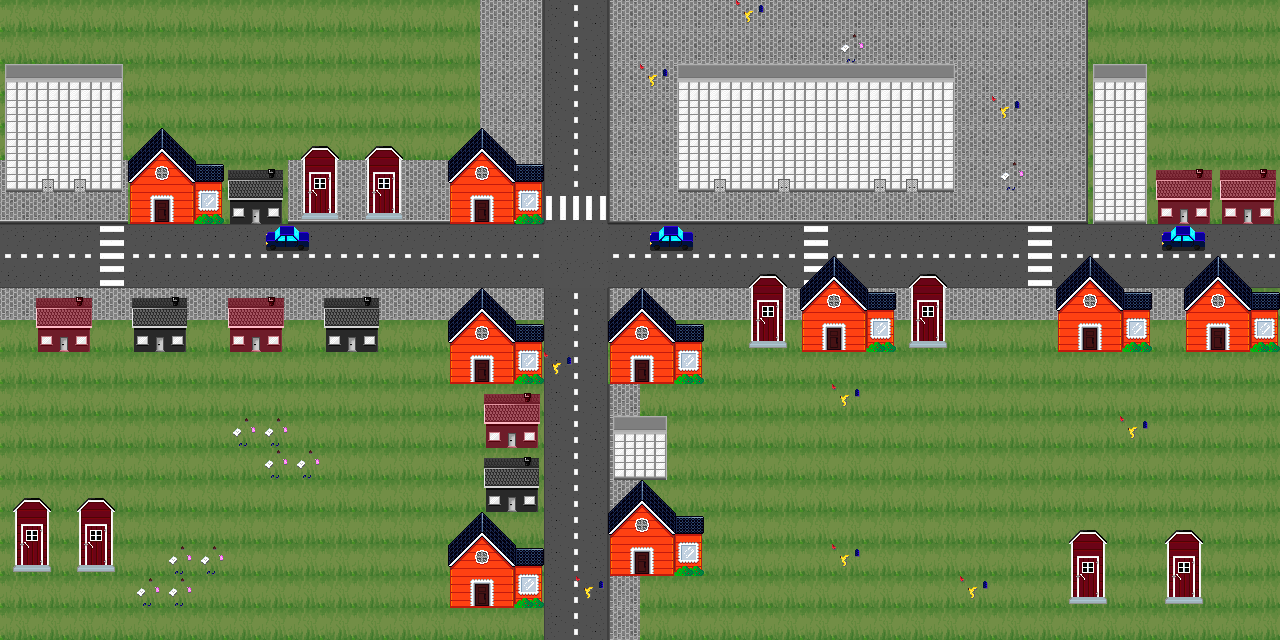

Rendered tile map (Tiled .tmx) drawn with the repository's tilesets; below, a short description and the full map source, tile grids included:
An orthogonal 40x20 tile map with 32x32 px tiles, 3 tile layers (bg, objects, trash).

<map version="1.2" tiledversion="1.3.3" orientation="orthogonal" renderorder="right-down" width="40" height="20" tilewidth="32" tileheight="32" infinite="0" nextlayerid="4" nextobjectid="1">
 <tileset firstgid="1" source="prototiled.tsx" />
 <layer id="1" name="bg" width="40" height="20">
  <data encoding="csv">
55,55,55,55,55,55,55,55,55,55,55,55,55,55,55,42,62,4,14,41,42,42,42,42,42,42,42,42,42,42,42,42,42,62,55,55,55,55,55,55,
55,55,55,55,55,55,55,55,55,55,55,55,55,55,55,42,62,4,14,41,42,42,42,42,42,42,42,42,42,42,42,42,42,62,55,55,55,55,55,55,
55,55,55,55,55,55,55,55,55,55,55,55,55,55,55,42,62,4,14,41,42,42,42,42,42,42,42,42,42,42,42,42,42,62,55,55,55,55,55,55,
55,55,55,55,55,55,55,55,55,55,55,55,55,55,55,42,62,4,14,41,42,42,55,55,55,55,55,55,55,42,42,42,42,62,55,55,55,55,55,55,
55,55,55,55,55,55,55,55,55,55,55,55,55,55,55,42,62,4,14,41,42,42,55,55,55,55,55,55,55,42,42,42,42,62,55,55,55,55,55,55,
42,42,42,42,55,55,55,55,55,42,42,42,42,42,42,42,62,4,14,41,42,42,55,55,55,55,55,55,55,42,42,42,42,62,55,55,55,55,55,55,
51,51,51,51,55,55,55,55,55,51,51,51,51,51,51,51,52,4,14,61,61,55,55,55,55,55,55,55,55,55,55,55,55,52,55,55,55,55,55,55,
5,5,5,3,5,5,5,5,5,5,5,5,5,5,5,5,5,6,6,5,5,5,5,5,5,3,5,5,5,5,5,5,3,5,5,5,5,5,5,5,
15,15,15,2,15,15,15,15,15,15,15,15,15,15,15,15,15,6,6,15,15,15,15,15,15,2,15,15,15,15,15,15,2,15,15,15,15,15,15,15,
42,42,42,42,42,42,42,42,42,42,42,42,42,42,42,42,42,4,14,41,42,42,42,42,42,42,42,42,42,42,42,42,42,42,42,42,42,42,42,55,
55,55,55,55,55,55,55,55,55,55,55,55,55,55,55,55,55,4,14,55,55,55,55,55,55,55,55,55,55,55,55,55,55,55,55,55,55,55,55,55,
55,55,55,55,55,55,55,55,55,55,55,55,55,55,55,55,55,4,14,55,55,55,55,55,55,55,55,55,55,55,55,55,55,55,55,55,55,55,55,55,
55,55,55,55,55,55,55,55,55,55,55,55,55,55,55,55,55,4,14,41,55,55,55,55,55,55,55,55,55,55,55,55,55,55,55,55,55,55,55,55,
55,55,55,55,55,55,55,55,55,55,55,55,55,55,55,55,55,4,14,41,55,55,55,55,55,55,55,55,55,55,55,55,55,55,55,55,55,55,55,55,
55,55,55,55,55,55,55,55,55,55,55,55,55,55,55,55,55,4,14,41,55,55,55,55,55,55,55,55,55,55,55,55,55,55,55,55,55,55,55,55,
55,55,55,55,55,55,55,55,55,55,55,55,55,55,55,55,55,4,14,41,55,55,55,55,55,55,55,55,55,55,55,55,55,55,55,55,55,55,55,55,
55,55,55,55,55,55,55,55,55,55,55,55,55,55,55,55,55,4,14,41,55,55,55,55,55,55,55,55,55,55,55,55,55,55,55,55,55,55,55,55,
55,55,55,55,55,55,55,55,55,55,55,55,55,55,55,55,55,4,14,41,55,55,55,55,55,55,55,55,55,55,55,55,55,55,55,55,55,55,55,55,
55,55,55,55,55,55,55,55,55,55,55,55,55,55,55,55,55,4,14,41,55,55,55,55,55,55,55,55,55,55,55,55,55,55,55,55,55,55,55,55,
55,55,55,55,55,55,55,55,55,55,55,55,55,55,55,55,55,4,14,41,55,55,55,55,55,55,55,55,55,55,55,55,55,55,55,55,55,55,55,55
</data>
 </layer>
 <layer id="2" name="objects" width="40" height="20">
  <data encoding="csv">
0,0,0,0,0,0,0,0,0,0,0,0,0,0,0,0,0,0,0,0,0,0,0,0,0,0,0,0,0,0,0,0,0,0,0,0,0,0,0,0,
0,0,0,0,0,0,0,0,0,0,0,0,0,0,0,0,0,0,0,0,0,0,0,0,0,0,0,0,0,0,0,0,0,0,0,0,0,0,0,0,
22,11,11,23,0,0,0,0,0,0,0,0,0,0,0,0,0,0,0,0,0,22,11,11,11,11,11,11,11,23,0,0,0,0,22,23,0,0,0,0,
26,28,28,27,0,0,0,0,0,0,0,0,0,0,0,0,0,0,0,0,0,26,28,28,28,28,28,28,28,27,0,0,0,0,26,27,0,0,0,0,
26,28,28,27,71,72,73,0,0,74,75,74,75,0,71,72,73,0,0,0,0,26,28,28,28,28,28,28,28,27,0,0,0,0,26,27,0,0,0,0,
32,1,1,33,81,82,83,43,44,84,85,84,85,0,81,82,83,0,0,0,0,32,1,21,1,21,21,1,1,33,0,0,0,0,26,27,24,25,24,25,
0,0,0,0,91,92,93,53,54,94,95,94,95,0,91,92,93,12,13,0,51,51,51,51,51,51,51,51,51,51,51,51,51,0,32,33,34,35,34,35,
0,0,0,0,0,0,0,0,63,64,0,0,0,0,0,0,0,0,0,0,63,64,0,0,0,0,0,0,0,0,0,0,0,0,0,0,63,64,0,0,
0,0,0,0,0,0,0,0,0,0,0,0,0,0,0,0,0,0,0,0,0,0,0,74,75,71,72,73,74,75,0,0,0,71,72,73,0,71,72,73,
0,24,25,0,43,44,0,24,25,0,43,44,0,0,71,72,73,0,0,71,72,73,0,84,85,81,82,83,84,85,0,0,0,81,82,83,0,81,82,83,
0,34,35,0,53,54,0,34,35,0,53,54,0,0,81,82,83,0,0,81,82,83,0,94,95,91,92,93,94,95,0,0,0,91,92,93,0,91,92,93,
0,0,0,0,0,0,0,0,0,0,0,0,0,0,91,92,93,16,0,91,92,93,0,0,0,0,0,0,0,0,0,0,0,0,0,0,0,0,0,0,
0,0,0,0,0,0,0,0,0,0,0,0,0,0,0,24,25,0,0,0,0,0,0,0,0,0,0,0,0,0,0,0,0,0,0,0,0,0,0,0,
0,0,0,0,0,0,0,0,0,0,0,0,0,0,0,34,35,0,0,22,23,0,0,0,0,0,0,0,0,0,0,0,0,0,0,0,0,0,0,0,
0,0,0,0,0,0,0,0,0,0,0,0,0,0,0,43,44,0,0,32,33,0,0,0,0,0,0,0,0,0,0,0,0,0,0,0,0,0,0,0,
74,75,74,75,0,0,0,0,0,0,0,0,0,0,0,53,54,0,0,71,72,73,0,0,0,0,0,0,0,0,0,0,0,0,0,0,0,0,0,0,
84,85,84,85,0,0,0,0,0,0,0,0,0,0,71,72,73,0,0,81,82,83,0,0,0,0,0,0,0,0,0,0,0,74,75,0,74,75,0,0,
94,95,94,95,0,0,0,0,0,0,0,0,0,0,81,82,83,0,0,91,92,93,0,0,0,0,0,0,0,0,0,0,0,84,85,0,84,85,0,0,
0,0,0,0,0,0,0,0,0,0,0,0,0,0,91,92,93,0,16,0,0,0,0,0,0,0,0,0,0,0,0,0,0,94,95,0,94,95,0,0,
0,0,0,0,0,0,0,0,0,0,0,0,0,0,0,0,0,0,0,0,0,0,0,0,0,0,0,0,0,0,0,0,0,0,0,0,0,0,0,0
</data>
 </layer>
 <layer id="3" name="trash" width="40" height="20">
  <data encoding="csv">
0,0,0,0,0,0,0,0,0,0,0,0,0,0,0,0,0,0,0,0,0,0,0,16,0,0,0,0,0,0,0,0,0,0,0,0,0,0,0,0,
0,0,0,0,0,0,0,0,0,0,0,0,0,0,0,0,0,0,0,0,0,0,0,0,0,0,36,0,0,0,0,0,0,0,0,0,0,0,0,0,
0,0,0,0,0,0,0,0,0,0,0,0,0,0,0,0,0,0,0,0,16,0,0,0,0,0,0,0,0,0,0,0,0,0,0,0,0,0,0,0,
0,0,0,0,0,0,0,0,0,0,0,0,0,0,0,0,0,0,0,0,0,0,0,0,0,0,0,0,0,0,0,16,0,0,0,0,0,0,0,0,
0,0,0,0,0,0,0,0,0,0,0,0,0,0,0,0,0,0,0,0,0,0,0,0,0,0,0,0,0,0,0,0,0,0,0,0,0,0,0,0,
0,0,0,0,0,0,0,0,0,0,0,0,0,0,0,0,0,0,0,0,0,0,0,0,0,0,0,0,0,0,0,36,0,0,0,0,0,0,0,0,
0,0,0,0,0,0,0,0,0,0,0,0,0,0,0,0,0,0,0,0,0,0,0,0,0,0,0,0,0,0,0,0,0,0,0,0,0,0,0,0,
0,0,0,0,0,0,0,0,0,0,0,0,0,0,0,0,0,0,0,0,0,0,0,0,0,0,0,0,0,0,0,0,0,0,0,0,0,0,0,0,
0,0,0,0,0,0,0,0,0,0,0,0,0,0,0,0,0,0,0,0,0,0,0,0,0,0,0,0,0,0,0,0,0,0,0,0,0,0,0,0,
0,0,0,0,0,0,0,0,0,0,0,0,0,0,0,0,0,0,0,0,0,0,0,0,0,0,0,0,0,0,0,0,0,0,0,0,0,0,0,0,
0,0,0,0,0,0,0,0,0,0,0,0,0,0,0,0,0,0,0,0,0,0,0,0,0,0,0,0,0,0,0,0,0,0,0,0,0,0,0,0,
0,0,0,0,0,0,0,0,0,0,0,0,0,0,0,0,0,0,0,0,0,0,0,0,0,0,0,0,0,0,0,0,0,0,0,0,0,0,0,0,
0,0,0,0,0,0,0,0,0,0,0,0,0,0,0,0,0,0,0,0,0,0,0,0,0,0,16,0,0,0,0,0,0,0,0,0,0,0,0,0,
0,0,0,0,0,0,0,36,36,0,0,0,0,0,0,0,0,0,0,0,0,0,0,0,0,0,0,0,0,0,0,0,0,0,0,16,0,0,0,0,
0,0,0,0,0,0,0,0,36,36,0,0,0,0,0,0,0,0,0,0,0,0,0,0,0,0,0,0,0,0,0,0,0,0,0,0,0,0,0,0,
0,0,0,0,0,0,0,0,0,0,0,0,0,0,0,0,0,0,0,0,0,0,0,0,0,0,0,0,0,0,0,0,0,0,0,0,0,0,0,0,
0,0,0,0,0,0,0,0,0,0,0,0,0,0,0,0,0,0,0,0,0,0,0,0,0,0,0,0,0,0,0,0,0,0,0,0,0,0,0,0,
0,0,0,0,0,36,36,0,0,0,0,0,0,0,0,0,0,0,0,0,0,0,0,0,0,0,16,0,0,0,0,0,0,0,0,0,0,0,0,0,
0,0,0,0,36,36,0,0,0,0,0,0,0,0,0,0,0,0,0,0,0,0,0,0,0,0,0,0,0,0,16,0,0,0,0,0,0,0,0,0,
0,0,0,0,0,0,0,0,0,0,0,0,0,0,0,0,0,0,0,0,0,0,0,0,0,0,0,0,0,0,0,0,0,0,0,0,0,0,0,0
</data>
 </layer>
</map>